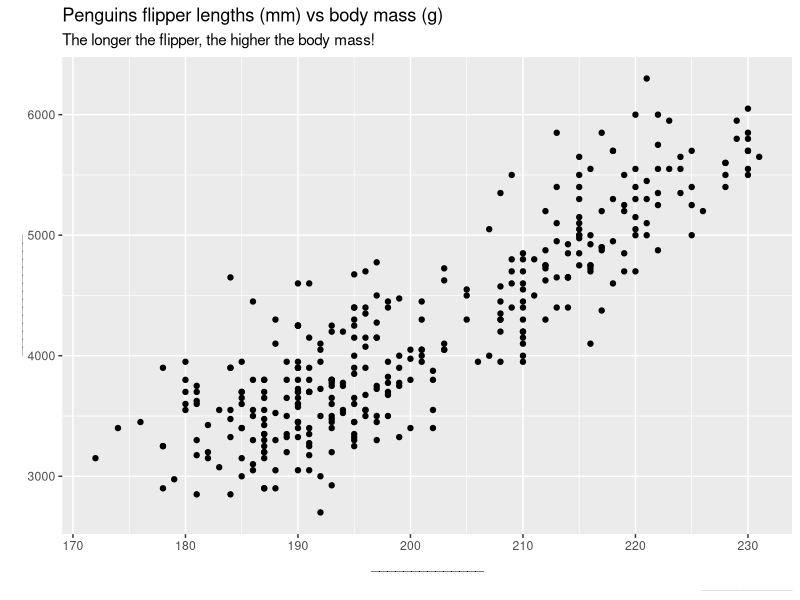
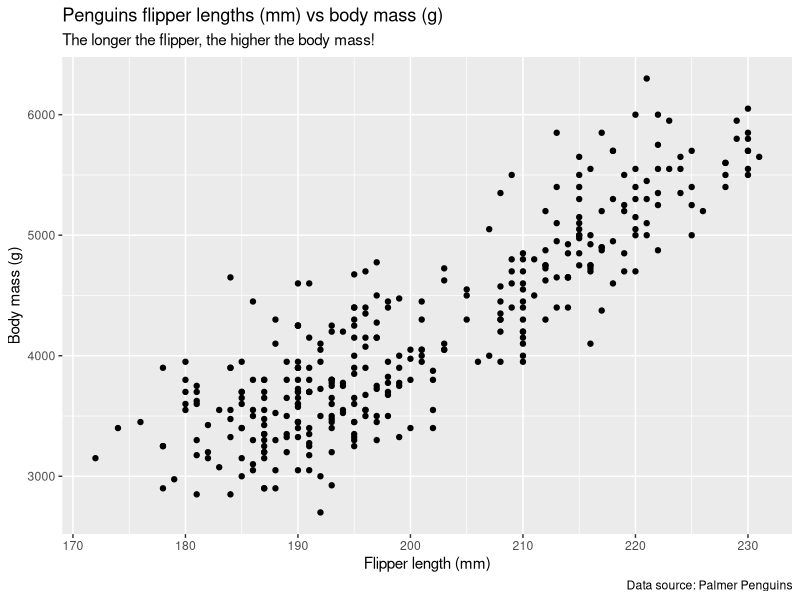
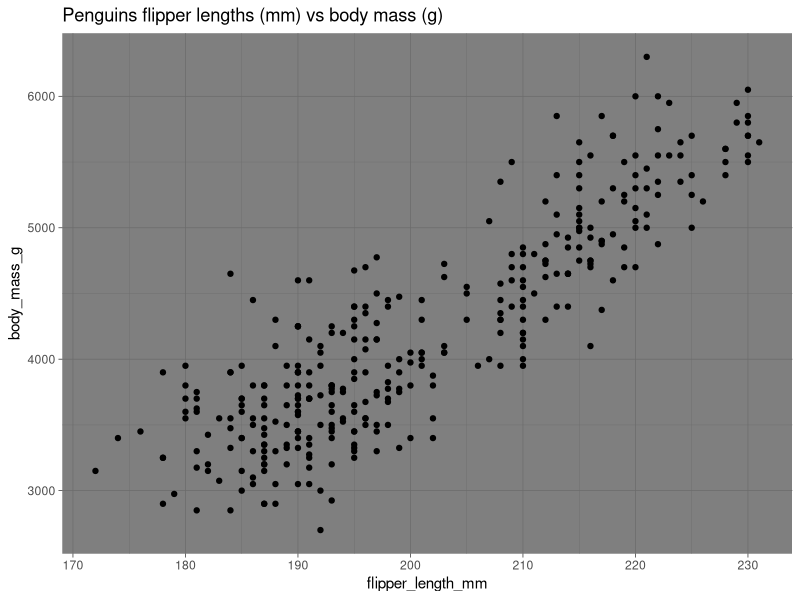
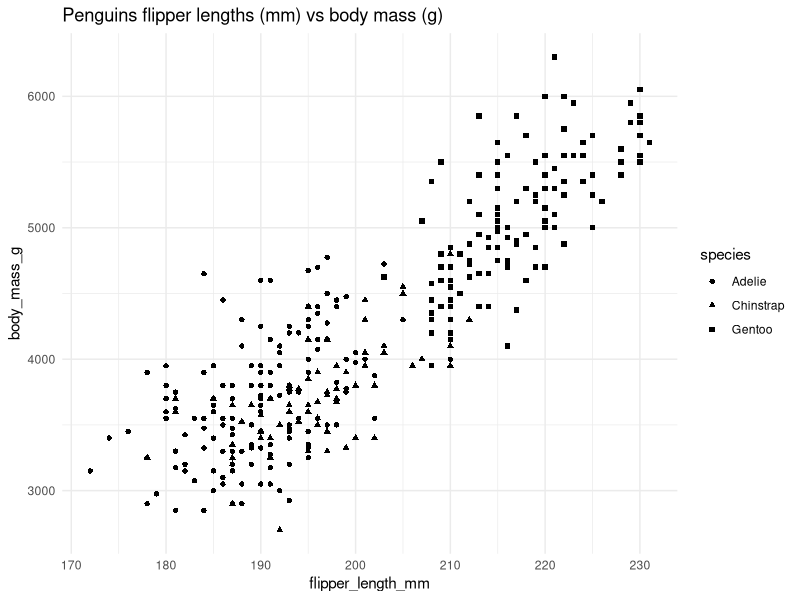

Reproduce these figures in R, in order.
## ---- chunk 1
#| message: false
library(dplyr)
library(ggplot2)
library(palmerpenguins)
## ---- chunk 2
#| warning: false
ggplot(data = penguins, 
       aes(x = flipper_length_mm,
               y = body_mass_g)) + 
  geom_point() + 
  labs(title = "Penguins flipper lengths (mm) vs body mass (g)",
       subtitle = "The longer the flipper, the higher the body mass!",
       caption = "_____________", 
       x = "______________", 
       y = "_______________")
## ---- chunk 3
#| warning: false
ggplot(data = penguins, 
       aes(x = flipper_length_mm,
               y = body_mass_g)) + 
  geom_point() + 
  labs(title = "Penguins flipper lengths (mm) vs body mass (g)",
       subtitle = "The longer the flipper, the higher the body mass!",
       caption = "Data source: Palmer Penguins", 
       x = "Flipper length (mm)", 
       y = "Body mass (g)")
## ---- chunk 4
#| warning: false
ggplot(data = penguins, 
       aes(x = flipper_length_mm,
               y = body_mass_g)) + 
  geom_point() + 
  labs(title = "Penguins flipper lengths (mm) vs body mass (g)") +
  theme_dark()
## ---- chunk 5
#| warning: false
#| exercise: ex_shape
ggplot(data = penguins, 
       aes(x = flipper_length_mm,
           y = body_mass_g,
           shape = species)) + 
  geom_point() + 
  labs(title = "Penguins flipper lengths (mm) vs body mass (g)") +
  theme_minimal() 
